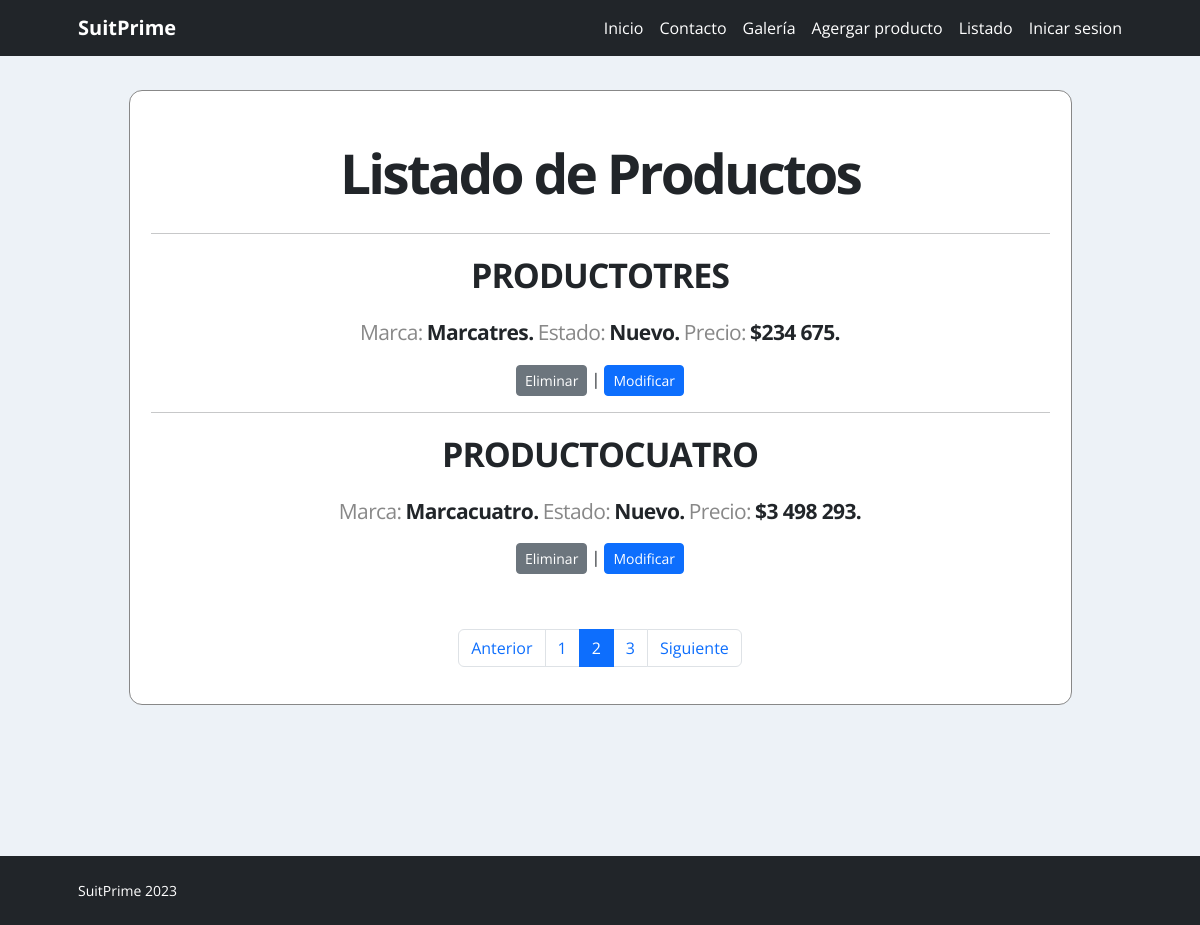
Before: /Listar-producto/?page=2 with the older database file.
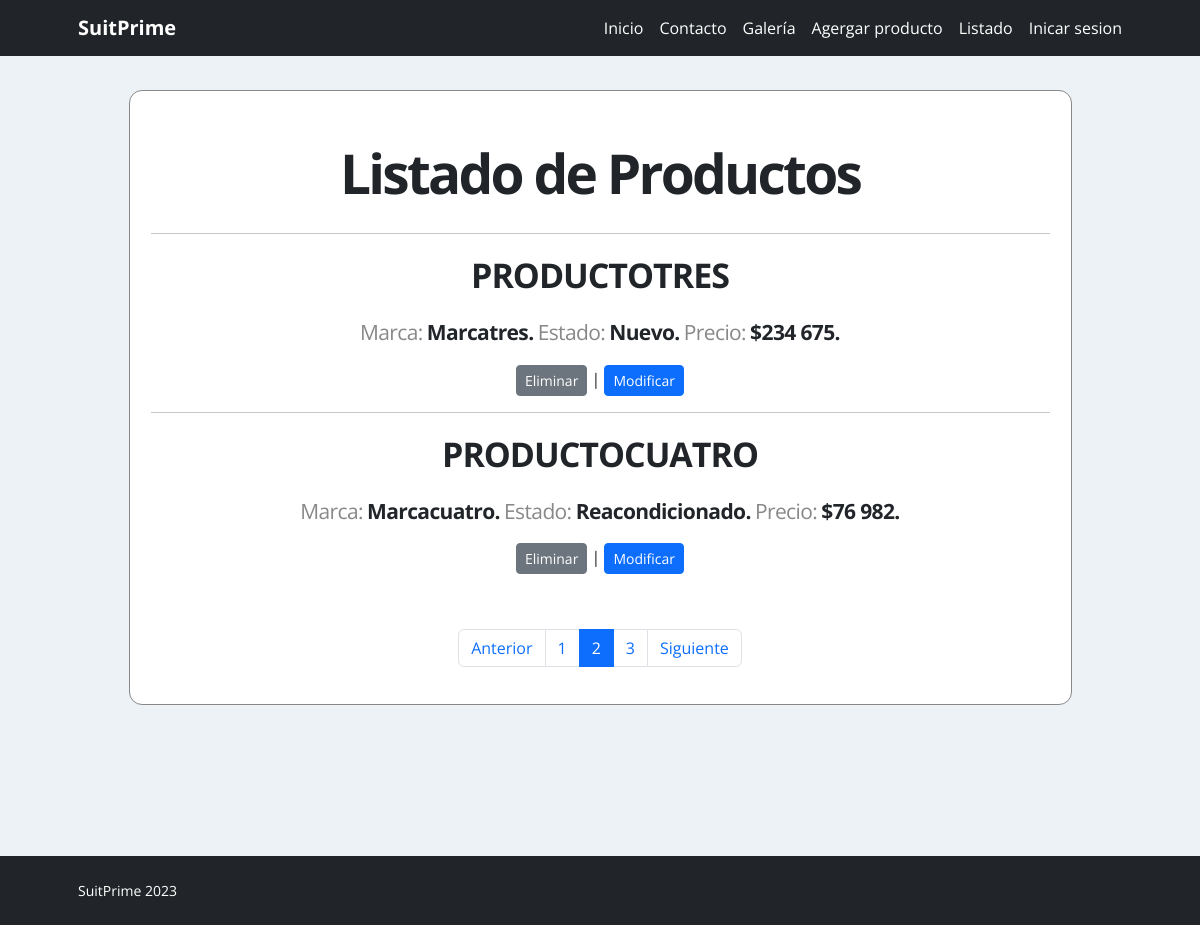
After: the same page with the newer database file.
### app/models.py (models this page shows, shortened)
class Producto(models.Model):
    nombre = models.CharField(max_length=50)
    precio = models.IntegerField()
    descripcion = models.TextField()
    nuevo = models.BooleanField()
    marca = models.ForeignKey(Marca, on_delete=models.PROTECT)
    fecha_fabricacion = models.DateField(null=True)
    imagen = models.ImageField(upload_to="productos", null=True)

class Marca(models.Model):
    nombre = models.CharField(max_length=50)
    def __str__(self):
        return self.nombre

### app/views.py (the view)
# urls.py: path('Listar-producto/', Listar_producto, name="Listar_producto"),
def Listar_producto(request):
    productos = Producto.objects.all()
    page = request.GET.get('page', 1)
    try:
        paginator = Paginator(productos, 2)
        productos = paginator. page(page)
    except:
        raise Http404
    data = {
        'entity' : productos,
        'paginator' : paginator
    }
    return render(request,'app/producto/listar.html', data)

### app/templates/app/producto/listar.html (shortened to what this page needs)
{% extends 'app/base.html' %}
{% block contenido %}
{% load humanize %}
<div style="padding: 34px;">
<div id="productoslista">
<h2>Listado de Productos</h2>
{% for p in entity %}
<hr/>
<div>
<dl class="prodNombre">
<dd><p>{{ p.nombre | title }}</p></dd>
</dl>
<dl>
<dt><h3>Marca:</h3></dt>
<dd><p>{{ p.marca | title }}.</p></dd>
<dt><h3>Estado:</h3></dt>
<dd><p>{% if p.nuevo %}Nuevo{% else %}Reacondicionado{% endif %}.</p></dd>
<dt><h3>Precio:</h3></dt>
<dd><p>${{ p.precio | intcomma }}.</p></dd>
</dl>
<p><a href="#" onclick="eliminarProducto( {{ p.id }} )" class="btn btn-secondary btn-sm">Eliminar</a> | <a href="{% url 'Modificar_producto' p.id %}" class="btn btn-primary btn-sm">Modificar</a></p>
</div>
{% endfor %}
<div style="margin: 55px 0 0 0;">
{% include 'app/paginator.html' %}
</div>
</div>
</div>
{% endblock %}

Changed rows visible on the page:
changed Producto "PRODUCTOCUATRO": precio "3 498 293" → "76 982"; nuevo "Nuevo" → "Reacondicionado"
